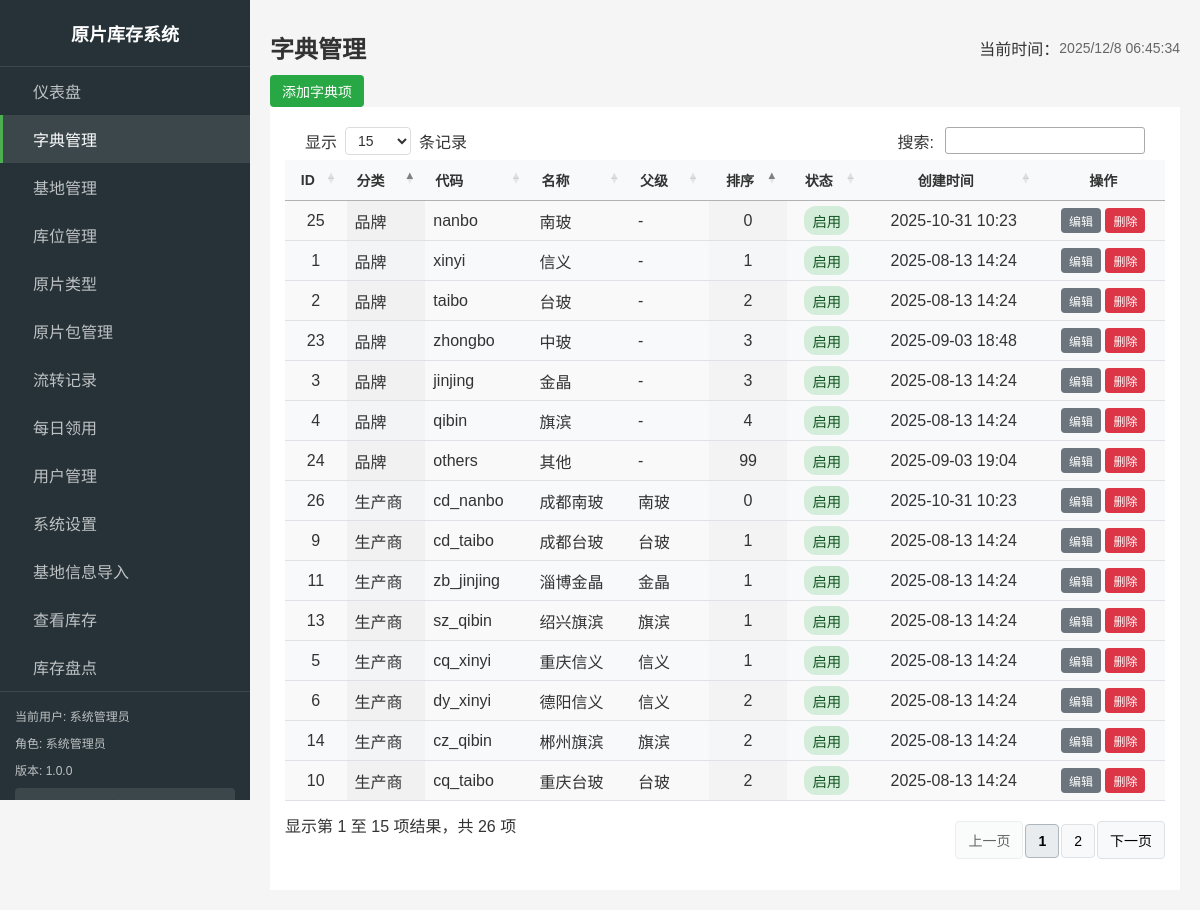
Screenshot of /admin/dictionary.php (signed in) with the database file from the repository.
### tables this page shows
CREATE TABLE `dictionary_items`  (
  `id` int(11) NOT NULL AUTO_INCREMENT,
  `category` varchar(50) NOT NULL COMMENT '分类（brand/manufacturer/color）',
  `code` varchar(50) NOT NULL COMMENT '代码',
  `name` varchar(100) NOT NULL COMMENT '名称',
  `parent_id` int(11) NULL DEFAULT NULL COMMENT '父级ID（用于品牌-生产商关系）',
  `sort_order` int(11) NULL DEFAULT 0 COMMENT '排序',
  `status` tinyint(1) NULL DEFAULT 1 COMMENT '状态：1启用，0禁用',
  `created_at` timestamp NOT NULL DEFAULT CURRENT_TIMESTAMP,
  `updated_at` timestamp NOT NULL DEFAULT CURRENT_TIMESTAMP ON UPDATE CURRENT_TIMESTAMP,
  PRIMARY KEY (`id`) USING BTREE,
  UNIQUE INDEX `uk_category_code`(`category`, `code`) USING BTREE,
  INDEX `idx_category`(`category`) USING BTREE,
  INDEX `idx_parent_id`(`parent_id`) USING BTREE
);

### includes/db.php (called while the page is built, shortened)
<?php
function getDbConnection() {
    static $conn = null;
    if ($conn === null) {
        $conn = new mysqli(DB_HOST, DB_USER, DB_PASS, DB_NAME);
        $conn->set_charset(DB_CHARSET);
    }
    return $conn;
}
function query($sql, $params = []) {
    $conn = getDbConnection();
    $stmt = $conn->prepare($sql);
    if (!$stmt->execute()) {
        throw new Exception("执行查询失败: " . $stmt->error . "<br>SQL: " . $sql);
    }
    $result = $stmt->get_result();
    return $result;
}
function fetchAll($sql, $params = []) {
    $result = query($sql, $params);
    $rows = [];
    while ($row = $result->fetch_assoc()) {
        $rows[] = $row;
    }
    return $rows;
}
?>

### includes/auth.php (called while the page is built, shortened)
<?php
require_once __DIR__ . '/db.php';
function isLoggedIn() {
    return isset($_SESSION['logged_in']) && $_SESSION['logged_in'] === true;
}
function getCurrentUser() {
    return [
        'id' => $_SESSION['user_id'],
        'username' => $_SESSION['username'],
        'name' => $_SESSION['name'],
        'role' => $_SESSION['role'],
        'base_id' => $_SESSION['base_id'] ?? null
    ];
}
?>

### includes/admin_nav_config.php (called while the page is built, shortened)
<?php
function getAdminNavConfig($userRole) {
    $filteredItems = array_filter($navItems, function($item) use ($userRole) {
        return in_array($userRole, $item['roles']);
    });
    usort($filteredItems, function($a, $b) {
        return $a['order'] - $b['order'];
    });
    return $filteredItems;
}
function getCurrentNavId($currentPage) {
    $pageNavMap = [
        'index.php' => 'dashboard',
        'bases.php' => 'bases',
        'racks.php' => 'racks',
        'glass_types.php' => 'glass_types',
        'dictionary.php' => 'dictionary',
        'packages.php' => 'packages',
        'transactions.php' => 'transactions',
        'reports.php' => 'reports',
        'users.php' => 'users',
        'settings.php' => 'settings',
    ];
    return $pageNavMap[$currentPage] ?? '';
}
?>

### admin/dictionary.php (the view, shortened to what this page needs)
<?php
require_once '../includes/auth.php';
require_once '../includes/db.php';
require_once '../includes/admin_layout.php';
$currentUser = getCurrentUser();
$message = '';
$messageType = '';
$sql = "SELECT d.*, p.name as parent_name
        FROM dictionary_items d
        LEFT JOIN dictionary_items p ON d.parent_id = p.id
        ORDER BY d.category, d.sort_order, d.name";
$dictionaries = fetchAll($sql);
?>
<div class="admin-page">
    <div class="action-section">
        <button type="button" class="btn btn-success" onclick="showAddModal()">添加字典项</button>
    </div>
    <div class="table-section">
        <table id="dictionaryTable" class="admin-table display" data-table="dictionary" style="width:100%">
            <thead>
                <tr>
                    <th>ID</th>
                    <th>分类</th>
                    <th>代码</th>
                    <th>名称</th>
                    <th>父级</th>
                    <th>排序</th>
                    <th>状态</th>
                    <th>创建时间</th>
                    <th>操作</th>
                </tr>
            </thead>
            <tbody>
                <?php foreach ($dictionaries as $dict): ?>
                <tr>
                    <td><?php echo $dict['id']; ?></td>
                    <td>
                        <?php
                        $categoryNames = [
                            'brand' => '品牌',
                            'manufacturer' => '生产商',
                            'color' => '颜色'
                        ];
                        echo $categoryNames[$dict['category']] ?? $dict['category'];
                        ?>
                    </td>
                    <td><?php echo htmlspecialchars($dict['code']); ?></td>
                    <td><?php echo htmlspecialchars($dict['name']); ?></td>
                    <td><?php echo htmlspecialchars($dict['parent_name'] ?? '-'); ?></td>
                    <td><?php echo $dict['sort_order']; ?></td>
                    <td>
                        <span class="status-badge <?php echo $dict['status'] ? 'status-active' : 'status-inactive'; ?>">
                            <?php echo $dict['status'] ? '启用' : '禁用'; ?>
                        </span>
                    </td>
                    <td><?php echo date('Y-m-d H:i', strtotime($dict['created_at'])); ?></td>
                    <td>
                        <button type="button" class="btn btn-sm btn-primary" onclick="showEditModal(<?php echo htmlspecialchars(json_encode($dict)); ?>)">编辑</button>
                        <button type="button" class="btn btn-sm btn-danger" onclick="deleteDictionary(<?php echo $dict['id']; ?>)">删除</button>
                    </td>
                </tr>
                <?php endforeach; ?>
            </tbody>
        </table>
    </div>
</div>
<?php
$content = ob_get_clean();
$additionalCSS = [];
$additionalJS = [];
echo renderAdminLayout('字典管理', $content, $currentUser, 'dictionary.php', $additionalCSS, $additionalJS, $message, $messageType);
?>

### assets/css/main.css (style rules this page uses)
* { box-sizing: border-box; }
body { font-family: 'Microsoft YaHei', Arial, sans-serif; margin: 0; padding: 0; background-color: #f5f5f5; color: #333; }
.btn { display: inline-block; padding: 8px 16px; background-color: #4CAF50; color: white; border: none; border-radius: 4px; cursor: pointer; font-size: 14px; text-align: center; transition: background-color 0.2s; }
.btn-primary { background-color: #2196F3; }
.btn-success { background-color: #28a745; color: white; }
.btn-danger { background-color: #f44336; }
.btn-sm { padding: 4px 8px; font-size: 12px; }
.status-badge { display: inline-block; padding: 4px 8px; border-radius: 12px; font-size: 0.9em; font-weight: 500; text-align: center; white-space: nowrap; }
.status-active { background-color: #d4edda; color: #155724; }
.text-center { text-align: center; }

### assets/css/admin.css (style rules this page uses)
body { min-width: 1080px; }
.admin-table { width: 100%; border-collapse: collapse; margin: 0; font-size: 14px; }
.admin-table th, .admin-table td { padding: 8px 12px; text-align: left; border-bottom: 1px solid #e9ecef; vertical-align: middle; }
.admin-table th { background: #d7e7f5; font-weight: 600; color: #333; font-size: 14px; white-space: nowrap; }
.admin-table tbody tr:nth-child(even) { background-color: #f8f9fa; }

### assets/css/datatable-theme.css (style rules this page uses)
table.dataTable { width: 100% !important; border-collapse: collapse; background-color: white; }
table.dataTable thead th { background-color: #f8f9fa; border-bottom: 2px solid #dee2e6; padding: 12px 8px; font-weight: 600; position: relative; }
table.dataTable thead th.sorting, table.dataTable thead th.sorting_asc, table.dataTable thead th.sorting_desc { cursor: pointer; padding-right: 30px; }
table.dataTable thead th.sorting:after, table.dataTable thead th.sorting_asc:after, table.dataTable thead th.sorting_desc:after { position: absolute; right: 8px; top: 50%; transform: translateY(-50%); font-size: 12px; color: #6c757d; }
table.dataTable tbody th,table.dataTable tbody td { padding: 5px 8px !important; font-size: 1rem; }
table.dataTable tbody td { padding: 10px 8px; border-bottom: 1px solid #dee2e6; }
.text-center { text-align: center !important; }
.btn { padding: 6px 12px; border: none; border-radius: 4px; cursor: pointer; text-decoration: none; display: inline-block; font-size: 14px; text-align: center; }
.btn-sm { padding: 4px 8px; font-size: 12px; }
.btn-primary { background-color: #6c757d !important; color: white !important; border-color: #6c757d !important; }
.btn-danger { background-color: #dc3545; color: white; }

### rows the page displays
dictionary_items: id "25", category "品牌", code "nanbo", name "南玻", parent_name "-", sort_order "0", status "启用", created_at "2025-10-31 10:23"
dictionary_items: id "1", category "品牌", code "xinyi", name "信义", parent_name "-", sort_order "1", status "启用", created_at "2025-08-13 14:24"
dictionary_items: id "2", category "品牌", code "taibo", name "台玻", parent_name "-", sort_order "2", status "启用", created_at "2025-08-13 14:24"
dictionary_items: id "23", category "品牌", code "zhongbo", name "中玻", parent_name "-", sort_order "3", status "启用", created_at "2025-09-03 18:48"
dictionary_items: id "3", category "品牌", code "jinjing", name "金晶", parent_name "-", sort_order "3", status "启用", created_at "2025-08-13 14:24"
dictionary_items: id "4", category "品牌", code "qibin", name "旗滨", parent_name "-", sort_order "4", status "启用", created_at "2025-08-13 14:24"
dictionary_items: id "24", category "品牌", code "others", name "其他", parent_name "-", sort_order "99", status "启用", created_at "2025-09-03 19:04"
dictionary_items: id "26", category "生产商", code "cd_nanbo", name "成都南玻", dictionary_items.name "南玻", sort_order "0", status "启用", created_at "2025-10-31 10:23"
dictionary_items: id "9", category "生产商", code "cd_taibo", name "成都台玻", dictionary_items.name "台玻", sort_order "1", status "启用", created_at "2025-08-13 14:24"
dictionary_items: id "11", category "生产商", code "zb_jinjing", name "淄博金晶", dictionary_items.name "金晶", sort_order "1", status "启用", created_at "2025-08-13 14:24"
dictionary_items: id "13", category "生产商", code "sz_qibin", name "绍兴旗滨", dictionary_items.name "旗滨", sort_order "1", status "启用", created_at "2025-08-13 14:24"
dictionary_items: id "5", category "生产商", code "cq_xinyi", name "重庆信义", dictionary_items.name "信义", sort_order "1", status "启用", created_at "2025-08-13 14:24"
dictionary_items: id "6", category "生产商", code "dy_xinyi", name "德阳信义", dictionary_items.name "信义", sort_order "2", status "启用", created_at "2025-08-13 14:24"
dictionary_items: id "14", category "生产商", code "cz_qibin", name "郴州旗滨", dictionary_items.name "旗滨", sort_order "2", status "启用", created_at "2025-08-13 14:24"
dictionary_items: id "10", category "生产商", code "cq_taibo", name "重庆台玻", dictionary_items.name "台玻", sort_order "2", status "启用", created_at "2025-08-13 14:24"

### other values shown
APP_NAME "原片库存系统"
$item['title'] "仪表盘"
$item['title'] "字典管理"
$item['title'] "基地管理"
$item['title'] "库位管理"
$item['title'] "原片类型"
$item['title'] "原片包管理"
$item['title'] "流转记录"
$item['title'] "每日领用"
$item['title'] "用户管理"
$item['title'] "系统设置"
$item['title'] "基地信息导入"
$item['title'] "查看库存"
$item['title'] "库存盘点"
$currentUser['name'] ?: $currentUser['username'] "系统管理员"
